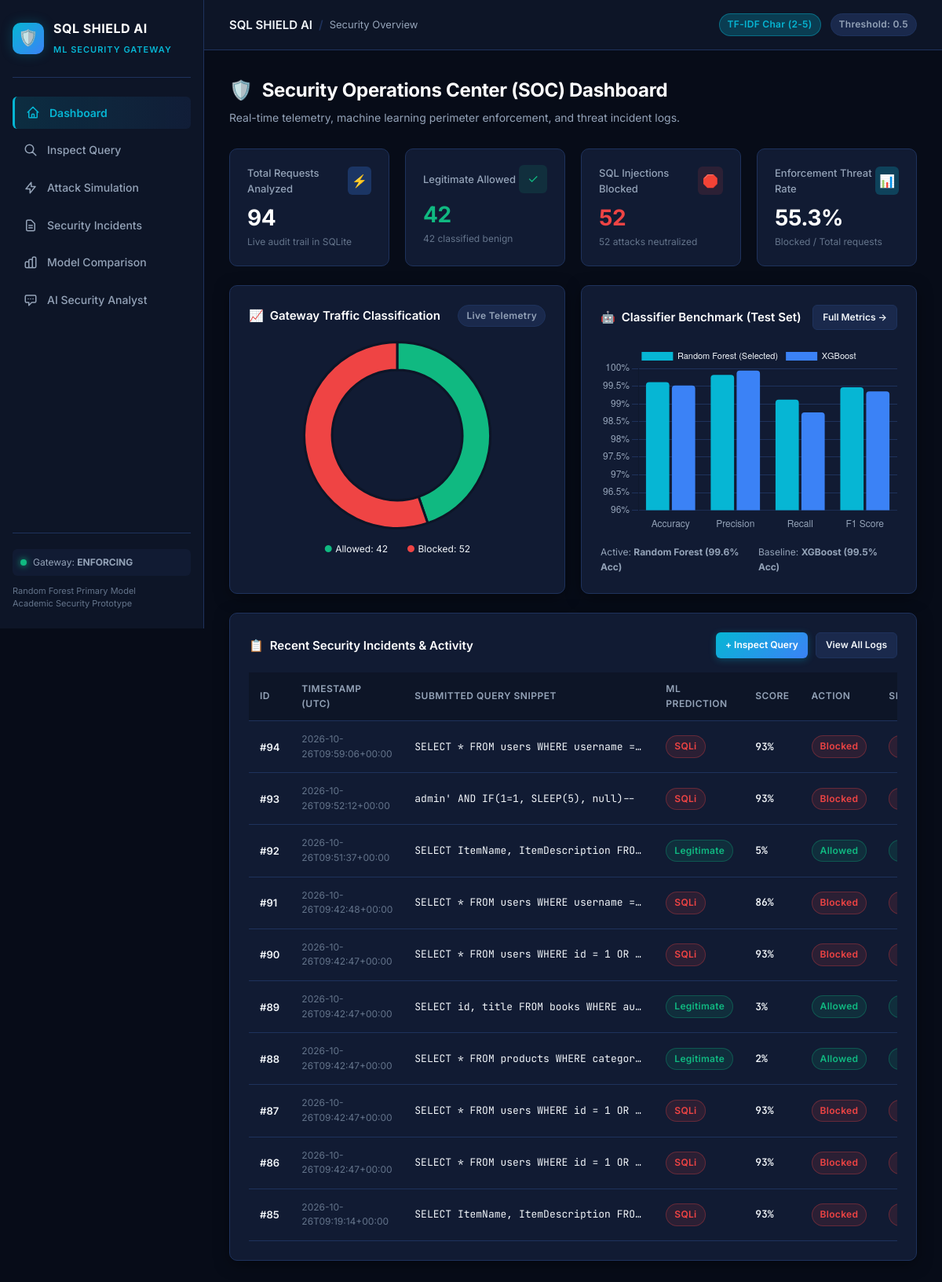
Before: / with the older database file.
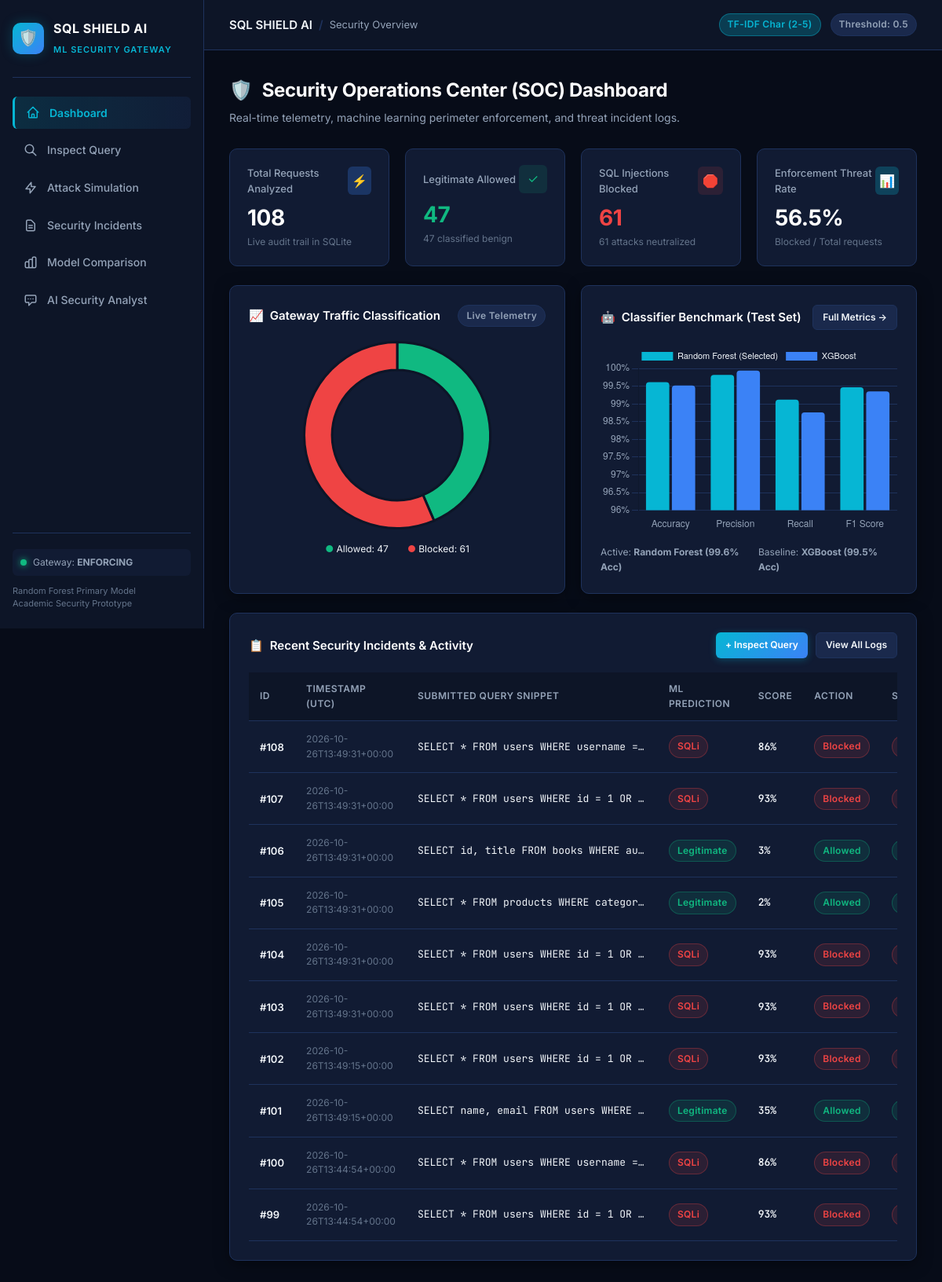
After: the same page with the newer database file.
### tables this page shows
CREATE TABLE incidents (
    id INTEGER PRIMARY KEY AUTOINCREMENT,
    timestamp TEXT NOT NULL,
    submitted_input TEXT NOT NULL,
    predicted_class TEXT NOT NULL,
    model_used TEXT NOT NULL,
    score REAL,
    action_taken TEXT NOT NULL,
    severity TEXT NOT NULL,
    explanation TEXT,
    mitigation TEXT
);

### app.py (the view)
@app.get("/")
def dashboard_page():
    stats = get_stats()
    metrics = load_metrics()
    recent = list_incidents(limit=10)
    return render_template(
        "index.html",
        active="dashboard",
        stats=stats,
        metrics=metrics,
        recent_incidents=recent,
        config=config,
    )

### app.py (called while the page is built)
def load_metrics():
    if METRICS_FILE.exists():
        try:
            return json.loads(METRICS_FILE.read_text(encoding="utf-8"))
        except Exception:
            return {}
    return {}

### database/db.py (called while the page is built)
def get_connection():
    conn = sqlite3.connect(DB_PATH)
    conn.row_factory = sqlite3.Row
    return conn

def list_incidents(limit=100, action=None, severity=None, search=None):
    query = "SELECT * FROM incidents WHERE 1=1"
    params = []
    if action:
        query += " AND action_taken = ?"
        params.append(action)
    if severity:
        query += " AND severity = ?"
        params.append(severity)
    if search:
        query += " AND (submitted_input LIKE ? OR explanation LIKE ?)"
        wildcard = f"%{search}%"
        params.extend([wildcard, wildcard])
    query += " ORDER BY id DESC LIMIT ?"
    params.append(int(limit))
    with get_connection() as conn:
        rows = conn.execute(query, params).fetchall()
        return [dict(r) for r in rows]

### templates/index.html (shortened to what the changed rows need)
{% extends "base.html" %}
{% block content %}
<div class="page-header">
  <h1 class="page-title">
    <span>🛡️</span> Security Operations Center (SOC) Dashboard
  </h1>
</div>
<div class="grid-4">
  <div class="stat-card">
    <div class="stat-header">
      <span class="stat-label">Total Requests Analyzed</span>
      <div class="stat-icon blue">⚡</div>
    </div>
    <div class="stat-value">{{ stats.total_requests }}</div>
    <div class="stat-sub">Live audit trail in SQLite</div>
  </div>
  <div class="stat-card">
    <div class="stat-header">
      <span class="stat-label">Legitimate Allowed</span>
      <div class="stat-icon green">✓</div>
    </div>
    <div class="stat-value" style="color: var(--status-allow);">{{ stats.allowed_requests }}</div>
    <div class="stat-sub">{{ stats.legitimate_requests }} classified benign</div>
  </div>
  <div class="stat-card">
    <div class="stat-header">
      <span class="stat-label">SQL Injections Blocked</span>
      <div class="stat-icon red">🛑</div>
    </div>
    <div class="stat-value" style="color: var(--status-block);">{{ stats.blocked_requests }}</div>
    <div class="stat-sub">{{ stats.sqli_detected }} attacks neutralized</div>
  </div>
  <div class="stat-card">
    <div class="stat-header">
      <span class="stat-label">Enforcement Threat Rate</span>
      <div class="stat-icon cyan">📊</div>
    </div>
    <div class="stat-value">{{ stats.detection_rate_pct }}%</div>
    <div class="stat-sub">Blocked / Total requests</div>
  </div>
</div>
<div class="grid-2">
  <div class="card">
    <div style="height: 240px; position: relative;">
      <canvas id="trafficChart"></canvas>
    </div>
    <div style="display:flex; justify-content:center; gap:24px; margin-top:16px; font-size:12px;">
      <div><span style="color:var(--status-allow); font-weight:700;">●</span> Allowed: {{ stats.allowed_requests }}</div>
      <div><span style="color:var(--status-block); font-weight:700;">●</span> Blocked: {{ stats.blocked_requests }}</div>
    </div>
  </div>
</div>
<div class="card" style="margin-bottom: 24px;">
  {% if recent_incidents %}
  <div class="table-responsive">
    <table class="data-table">
      <thead>
        <tr>
          <th>ID</th>
          <th>Timestamp (UTC)</th>
          <th>Submitted Query Snippet</th>
          <th>ML Prediction</th>
          <th>Score</th>
          <th>Action</th>
          <th>Severity</th>
        </tr>
      </thead>
      <tbody>
        {% for inc in recent_incidents %}
        <tr>
          <td style="font-weight: 600;">#{{ inc.id }}</td>
          <td style="color: var(--text-muted); font-size: 12px;">{{ inc.timestamp }}</td>
          <td class="code-cell" title="{{ inc.submitted_input }}">{{ inc.submitted_input }}</td>
          <td>
            <span class="badge {{ 'badge-block' if inc.predicted_class == 'SQLi' else 'badge-allow' }}">
              {{ inc.predicted_class }}
            </span>
          </td>
          <td style="font-family: var(--font-mono); font-weight: 600;">
            {{ (inc.score * 100)|round|int }}%
          </td>
          <td>
            <span class="badge {{ 'badge-block' if inc.action_taken == 'Blocked' else 'badge-allow' }}">
              {{ inc.action_taken }}
            </span>
          </td>
          <td>
            <span class="badge {{ 'badge-block' if inc.severity == 'High' else ('badge-warn' if inc.severity == 'Medium' else 'badge-allow') }}">
            </span>
          </td>
        </tr>
        {% endfor %}
      </tbody>
    </table>
  </div>
  {% else %}
  <div style="text-align:center; padding: 40px; color: var(--text-muted);">
    No telemetry logs yet. <a href="/detect" style="color: var(--accent-cyan);">Inspect your first SQL input</a> to generate real incident records.
  </div>
  {% endif %}
</div>
{% endblock %}

Changed rows visible on the page:
no longer on this page (row unchanged): incidents: id "94", timestamp "2026-10-26T09:59:06+00:00", submitted_input "SELECT * FROM users WHERE username =…", predicted_class "SQLi", (inc.score*100)|round|int "93", action_taken "Blocked"
no longer on this page (row unchanged): incidents: id "93", timestamp "2026-10-26T09:52:12+00:00", submitted_input "admin' AND IF(1=1, SLEEP(5), null)--", predicted_class "SQLi", (inc.score*100)|round|int "93", action_taken "Blocked"
no longer on this page (row unchanged): incidents: id "92", timestamp "2026-10-26T09:51:37+00:00", submitted_input "SELECT ItemName, ItemDescription FRO…", predicted_class "Legitimate", (inc.score*100)|round|int "5", action_taken "Allowed", severity "Low" (drawn)
no longer on this page (row unchanged): incidents: id "91", timestamp "2026-10-26T09:42:48+00:00", submitted_input "SELECT * FROM users WHERE username =…", predicted_class "SQLi", (inc.score*100)|round|int "86", action_taken "Blocked"
no longer on this page (row unchanged): incidents: id "90", timestamp "2026-10-26T09:42:47+00:00", submitted_input "SELECT * FROM users WHERE id = 1 OR…", predicted_class "SQLi", (inc.score*100)|round|int "93", action_taken "Blocked"
no longer on this page (row unchanged): incidents: id "89", timestamp "2026-10-26T09:42:47+00:00", submitted_input "SELECT id, title FROM books WHERE au…", predicted_class "Legitimate", (inc.score*100)|round|int "3", action_taken "Allowed", severity "Low" (drawn)
no longer on this page (row unchanged): incidents: id "88", timestamp "2026-10-26T09:42:47+00:00", submitted_input "SELECT * FROM products WHERE categor…", predicted_class "Legitimate", (inc.score*100)|round|int "2", action_taken "Allowed", severity "Low" (drawn)
no longer on this page (row unchanged): incidents: id "87", timestamp "2026-10-26T09:42:47+00:00", submitted_input "SELECT * FROM users WHERE id = 1 OR…", predicted_class "SQLi", (inc.score*100)|round|int "93", action_taken "Blocked"
no longer on this page (row unchanged): incidents: id "86", timestamp "2026-10-26T09:42:47+00:00", submitted_input "SELECT * FROM users WHERE id = 1 OR…", predicted_class "SQLi", (inc.score*100)|round|int "93", action_taken "Blocked"
no longer on this page (row unchanged): incidents: id "85", timestamp "2026-10-26T09:19:14+00:00", submitted_input "SELECT ItemName, ItemDescription FRO…", predicted_class "SQLi", (inc.score*100)|round|int "93", action_taken "Blocked"
added incidents: id "108", timestamp "2026-10-26T13:49:31+00:00", submitted_input "SELECT * FROM users WHERE username =…", predicted_class "SQLi", (inc.score*100)|round|int "86", action_taken "Blocked"
added incidents: id "107", timestamp "2026-10-26T13:49:31+00:00", submitted_input "SELECT * FROM users WHERE id = 1 OR…", predicted_class "SQLi", (inc.score*100)|round|int "93", action_taken "Blocked"
added incidents: id "106", timestamp "2026-10-26T13:49:31+00:00", submitted_input "SELECT id, title FROM books WHERE au…", predicted_class "Legitimate", (inc.score*100)|round|int "3", action_taken "Allowed", severity "Low" (drawn)
added incidents: id "105", timestamp "2026-10-26T13:49:31+00:00", submitted_input "SELECT * FROM products WHERE categor…", predicted_class "Legitimate", (inc.score*100)|round|int "2", action_taken "Allowed", severity "Low" (drawn)
added incidents: id "104", timestamp "2026-10-26T13:49:31+00:00", submitted_input "SELECT * FROM users WHERE id = 1 OR…", predicted_class "SQLi", (inc.score*100)|round|int "93", action_taken "Blocked"
added incidents: id "103", timestamp "2026-10-26T13:49:31+00:00", submitted_input "SELECT * FROM users WHERE id = 1 OR…", predicted_class "SQLi", (inc.score*100)|round|int "93", action_taken "Blocked"
added incidents: id "102", timestamp "2026-10-26T13:49:15+00:00", submitted_input "SELECT * FROM users WHERE id = 1 OR…", predicted_class "SQLi", (inc.score*100)|round|int "93", action_taken "Blocked"
added incidents: id "101", timestamp "2026-10-26T13:49:15+00:00", submitted_input "SELECT name, email FROM users WHERE…", predicted_class "Legitimate", (inc.score*100)|round|int "35", action_taken "Allowed", severity "Low" (drawn)
added incidents: id "100", timestamp "2026-10-26T13:44:54+00:00", submitted_input "SELECT * FROM users WHERE username =…", predicted_class "SQLi", (inc.score*100)|round|int "86", action_taken "Blocked"
added incidents: id "99", timestamp "2026-10-26T13:44:54+00:00", submitted_input "SELECT * FROM users WHERE id = 1 OR…", predicted_class "SQLi", (inc.score*100)|round|int "93", action_taken "Blocked"
Other visible differences:
{{ stats.total_requests }}: "94" → "108"
{{ stats.allowed_requests }}: "42" → "47"
{{ stats.legitimate_requests }}: "42" → "47"
{{ stats.blocked_requests }}: "52" → "61"
{{ stats.sqli_detected }}: "52" → "61"
{{ stats.detection_rate_pct }}: "55.3" → "56.5"
chart data {{ stats.allowed_requests }}: 42 → 47
chart data {{ stats.blocked_requests }}: 52 → 61
